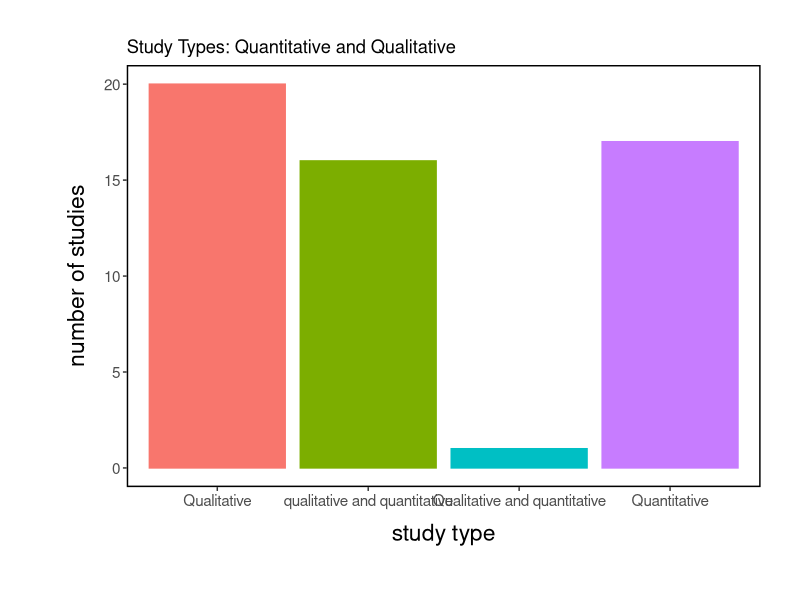
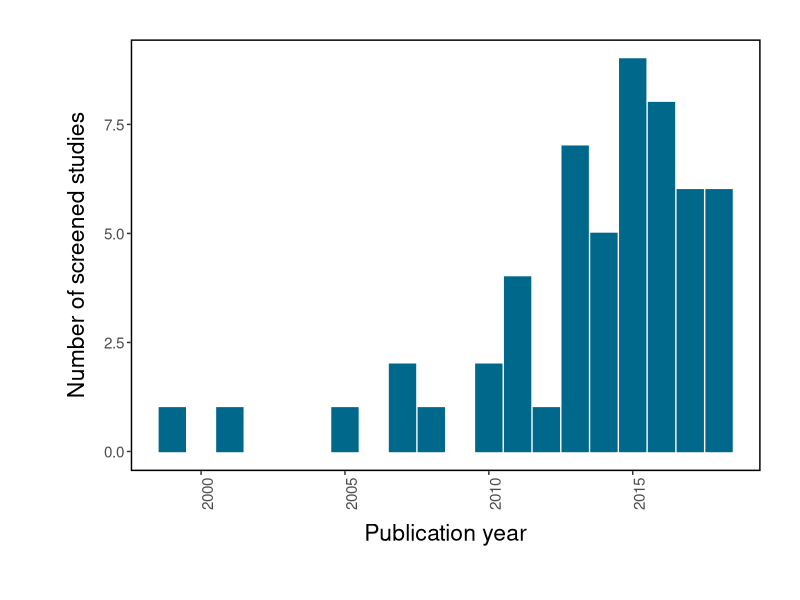
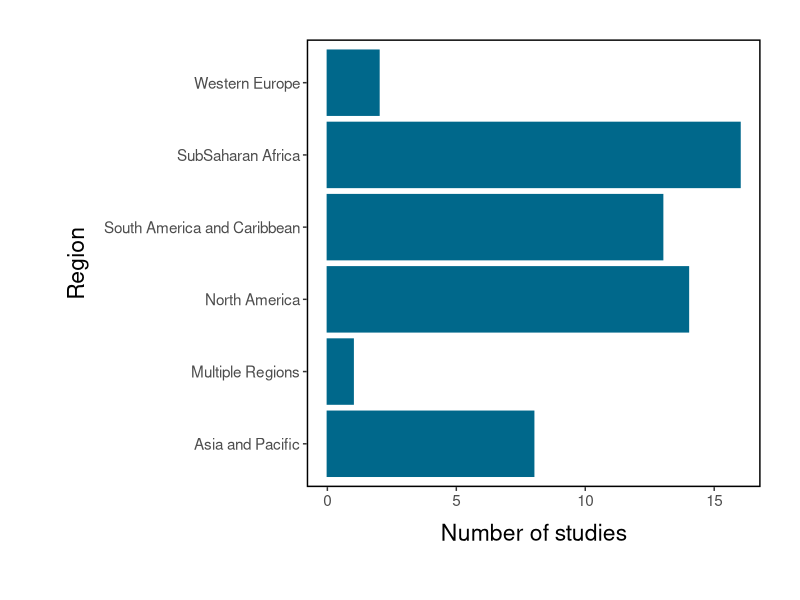
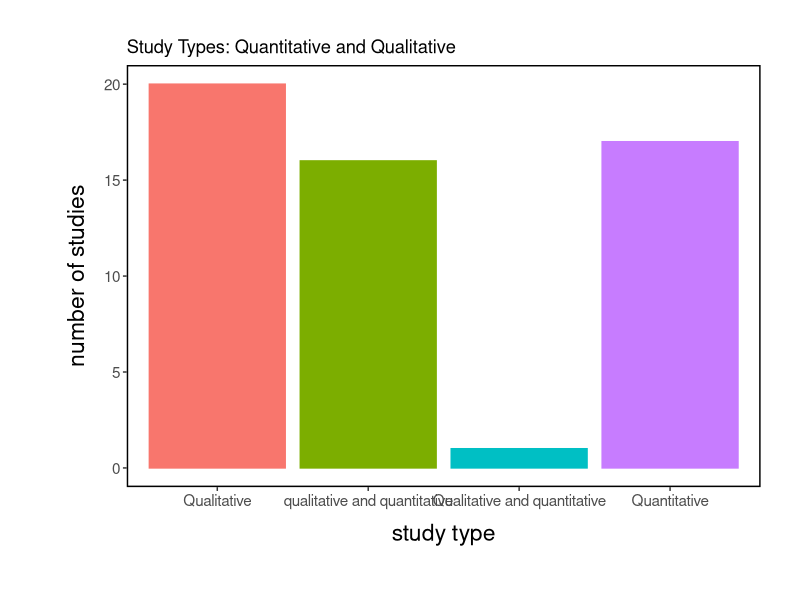
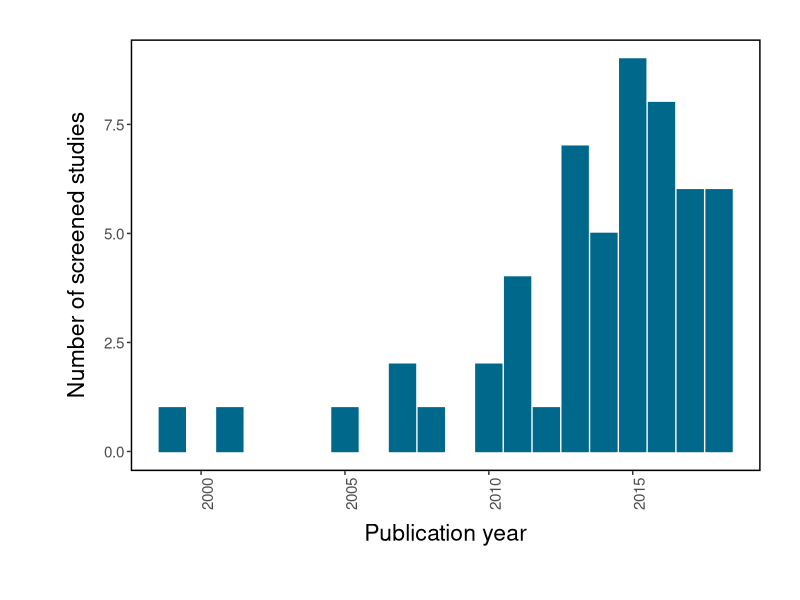
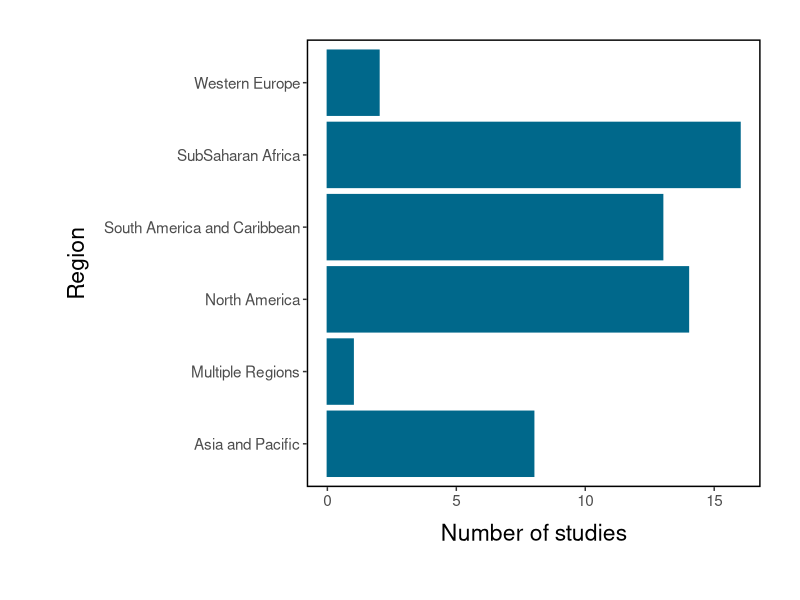

These figures' R source, in order: (Note: this script raises an error after producing the figures.)
# a system for sumarizing and graphing the rapid review of 
# the impacts of the right to food on FSN
# for the HLPE working group on agroecology
# by Devon Dampson, devonds@gmail.com

# load required packages
library(tidyverse)

# load spreadsheet of keyed literature exported to working directory as .csv from google docs, exclude bias assesment
setwd('~/Documents/FSRF FAO/HLPE/hlpe_reviews_fsv_r2f')

r2f_data <- read_csv("HLPE Right to Food Keying - R2F Keying.csv", skip = 1 ) %>%
  select(1:27) 
names(r2f_data) <- c(
  "ID",
  "key_access",
  "key_complete",
  "key_exclude",
  "title",
  "authors",
  "year",
  "pub",
  "type_peer_grey",
  "type_quant_qual",
  "type_interv_observ",
  "type_cross_case_long",
  "study_date",
  "study_location",
  "study_dev",
  "study_region",
  "study_sample_size",
  "measure_r2f",
  "measure_fsn",
  "summary_findings",
  "notes",
  "desc_intervention",
  "impact_fsn",
  "case_study",
  "causality",
  "conditionality",
  "conditionality_desc" )

head(r2f_data )
str(r2f_data )

# calculate some aditional variables related to keying/exclusion
r2f_data <- mutate(r2f_data, 
                   excluded = !is.na(key_exclude),
                   graded = !is.na(impact_fsn))
# do some cleaning
r2f_data$key_exclude[r2f_data$key_exclude == "--"] <- NA
r2f_data$conditionality[r2f_data$conditionality == "middle-range"] <- "Middle-range"
r2f_data$causality[r2f_data$causality == "causal Mechanism"] <- "Causal Mechanism"
r2f_data$causality[r2f_data$causality == "Desriptive"] <- "Desriptive"
r2f_data$causality[r2f_data$causality == "Desriptive"] <- "Desriptive"
r2f_data$causality[r2f_data$causality == "Desriptive"] <- "Descriptive"
r2f_data$type_quant_qual[r2f_data$type_quant_qual == "Qualitative"] <- "qualitative"
r2f_data$type_quant_qual[r2f_data$type_quant_qual == "qualitative"] <- "Qualitative"
r2f_data$type_quant_qual[r2f_data$type_quant_qual == "quantitative"] <- "Quantitative"
r2f_data$type_quant_qual[r2f_data$type_quant_qual == "quantitative"] <- "Quantitative"
r2f_data$type_quant_qual[r2f_data$type_quant_qual == "quantitative and qualitative"] <- "Quantitative and qualitative"
r2f_data$type_cross_case_long[r2f_data$type_cross_case_long == "case control"] <- "other"
r2f_data$study_dev[r2f_data$study_dev == "Develped"] <- "Developed"
r2f_data$study_dev[r2f_data$study_dev == "Gloobla"] <- "Developed"
r2f_data$study_dev[r2f_data$study_dev == "Develping"] <- "Developing"
r2f_data$study_dev[r2f_data$study_dev == "Develping"] <- "Developing"
r2f_data$impact_fsn[r2f_data$impact_fsn == "reverse+"] <- "=+" ###Edited MC

r2f_data <- separate(data = r2f_data, col = measure_r2f, into = c("gen_id", "gen_def"), sep = ". ", remove = FALSE) ###Edited MC
r2f_data$impact_fsn <- factor(r2f_data$impact_fsn, c("-", "0", "+", "=+")) ###Edited MC
 
str(r2f_data )


# calculate some summaries of the keying process
# how many accessed and evaluted after screening? 
nrow(r2f_data)
# how many excluded? 
nrow(r2f_data)-sum(r2f_data$graded)

# remove excluded and ungraded studies
r2f_data <- filter(r2f_data, graded == TRUE & excluded == FALSE)

# how many keyed?
sum(r2f_data$graded)

# how many quantitative/qualitative/both? 
s_type_q <-  count(r2f_data, type_quant_qual)
s_type_q
# how many intervention / observation?
s_type_int <-  count(r2f_data, type_interv_observ)
s_type_int
# how many crossectional/longitudinal?
s_type_lat <- count(r2f_data, type_cross_case_long)
s_type_lat

# how many peer reviewed / grey 
r2f_data %>%
  group_by(type_peer_grey) %>%
  summarise(type = n())

# pub date range
min(r2f_data$year)
max(r2f_data$year)

# graphs
#set color themes
my.theme=theme(axis.title.y=element_text(size=rel(1.5),margin = margin(t = 10, r = 10, b = 20, l = 20)),
               axis.title.x=element_text(size=rel(1.5),margin = margin(t = 10, r = 10, b = 10, l = 10)),
               axis.text= element_text(size = rel(1.0)),
               legend.key.size = unit(0.5, "cm"),
               legend.text = element_text(size = rel(0.7)),
               legend.background = element_rect(fill=NA, color="white"),
             legend.key = element_rect(fill = "white", color = NA),
             panel.border=element_rect(fill=NA,size=1,color="black"),
               panel.grid.major = element_blank(), panel.grid.minor = element_blank(), panel.background = element_rect(fill = "white"),
               strip.text = element_text(size = rel(1.2)),
               strip.background =  element_rect(fill = NA, colour = NA),
               plot.margin = unit(c(1,1,1,1), "cm"))

pr_color <- "deepskyblue4"



# (pie ) charts of study types?? 
ggplot(data = r2f_data) +
  geom_bar(mapping = aes(x= type_quant_qual, color = type_quant_qual, fill = type_quant_qual)) +
  labs(title = "Study Types: Quantitative and Qualitative",
       x = "study type",
       y = "number of studies") +
  theme(legend.position = "none")+my.theme
  
  ggsave("Study Types Quantitative and Qualitative_r2f.png", width = 17, height = 17, pointsize=1.5, units = "cm") 
## and so on


# graphs that charectarize the sample: studies by pub year, region

# keyed studies by year --- 
ggplot(data = r2f_data, mapping = aes(x = year)) +
  geom_bar(color = pr_color, fill = pr_color) +
  theme(axis.text.x = element_text(angle = 90)) +
  labs(
    x = "Publication year",
    y = "Number of screened studies")+my.theme
    
    ggsave("Year and Number of screened studies_r2f.png", width = 17, height = 17, pointsize=1.5, units = "cm") 




# keyed studies by region
ggplot(data = r2f_data, mapping = aes(x = study_region, color = study_region, fill = study_region, na.rm = TRUE)) +
  geom_bar(color = pr_color, fill = pr_color) +
  coord_flip() +
  theme(legend.position = "none") +
  labs(
    x = "Region",
    y = "Number of studies")+my.theme
    
ggsave("Region and Number of screened studies_r2f.png", width = 17, height = 17, pointsize=1.5, units = "cm") 


# report developed / developing
r2f_data %>%
  group_by(study_dev) %>%
  summarise(dev = n())

#calculate and chart several variables by impact on FSN 
r2f_impact <- r2f_data %>%
  count(impact_fsn) %>%
  drop_na(impact_fsn) 
colnames(r2f_impact) <- c("impact", "freq")
r2f_impact$impact <- factor(r2f_impact$impact, c("-", "0", "+", "=+"))
r2f_impact

# plot impact on FSN
ggplot(data = fsv_impact) + 
  geom_bar(mapping = aes(x = impact, y = freq), stat="identity", color=pr_color, fill=pr_color) + labs(x = "Impact on FSN",
      y = "Number of studies") + scale_x_discrete(labels = c("+"="+","-"="-", "0"="0", "=+"= "Reverse +")) +my.theme
      ggsave("Impact on FSNand Number of screened studies_r2f.png", width = 17, height = 17, pointsize=1.5, units = "cm") 



# report impact on FSN
r2f_data %>%
  group_by(impact_fsn) %>%
  summarize(impact = n())

#calculate and chart several variables by generalization logic
str(r2f_data)
r2f_gen <- r2f_data %>%
  count(measure_r2f) %>%
  drop_na(measure_r2f) 
r2f_gen
colnames(r2f_gen) <- c("gen_logic", "freq") 
r2f_gen
r2f_gen <- separate(data = r2f_gen, col = gen_logic, into = c("gen_id", "gen_def"), sep = ". ")
r2f_gen <- drop_na(r2f_gen)
r2f_gen 


ggplot(data = r2f_gen) + 
  geom_bar(mapping = aes(x = gen_id, y = freq, color=gen_id, fill=gen_id), stat="identity") +
  theme(legend.position = "none") +
  labs( x = "Right to food action",
        y = "Number of studies")+ my.theme



r2f_gen <- mutate(r2f_gen, 
                  action = str_c(gen_id, gen_def, sep = ". "))
# abreviate descriptions
r2f_gen$action[r2f_gen$gen_id == "B"] <- "B. Addressing inequities in land access and confronting land concentration"
r2f_gen$action[r2f_gen$gen_id == "C"] <- "C. Recognizing, valuing, and supporting local and traditional knowledge"
r2f_gen$action[r2f_gen$gen_id == "D"] <- "D. Increasing autonomy over production process through agroecological practices"
r2f_gen$action[r2f_gen$gen_id == "E"] <- "E. Asserting/expanding social and economic rights of producer/consumer communites"
r2f_gen$action[r2f_gen$gen_id == "E"] <- "F. Promoting gender equity" ###Edited MC


ggplot(data = r2f_gen) + 
  geom_bar(mapping = aes(x = gen_id, y = freq, color=action, fill=action), stat="identity") +
  labs( x = "Food sovereignty action",
        y = "Number of studies") + my.theme



ggplot(data = r2f_gen) + 
  geom_bar(mapping = aes(x = action, y = freq, color=action, fill=action), stat="identity") +
  labs( x = "food sovereignty action",
        y = "number of studies") + my.theme +   coord_flip() +  theme(legend.position = "none") 

# plots of impacts grouped by gen logic ###Edited MC
r2f_data$impact_fsn
str(r2f_data)
r2f_data %>%
  drop_na(gen_id) %>%
  drop_na(impact_fsn) %>%
  ggplot() +
  geom_bar(mapping = aes(x = impact_fsn, color = impact_fsn, fill = impact_fsn)) +
  facet_wrap(~gen_id, nrow = 2) +  
  scale_x_discrete(labels = c("+"="+","-"="-", "0"="0", "=+"= "Reverse +"))+
  theme(axis.text.x = element_text(angle = 90), legend.position = "none") +
  labs(x = "Impact of right to food on FSN",
       y = "Number of studies") + my.theme
ggsave("Impact of right to food on FSN by impact.png", width = 17, height = 17, pointsize=1.5, units = "cm") 
       

# proportion of + and reverse+ results
sum_impact <- r2f_data %>%
  drop_na(impact_fsn) %>%
  group_by(gen_id, impact_fsn) %>%
  summarize(impact = n())
sum_impact

impact_by_action <- sum_impact %>%
  group_by(gen_id) %>%
  summarize(total = sum(impact),
            positive = sum(impact[impact_fsn == "+"]),
            reverse_pos = sum(impact[impact_fsn == "reverse+"]))
impact_by_action <- impact_by_action %>%
  mutate(portion_pos = positive / total,
         portion_pos_or_rev = (positive + reverse_pos) / total)
impact_by_action





###Action type by region
str(r2f_data )
r2f_genSR <- r2f_data %>%
  count(measure_r2f, study_region) %>%
  drop_na(measure_r2f)   
colnames(r2f_genSR) <- c("gen_logic", "Study_region","freq") 
r2f_genSR <- separate(data = r2f_genSR, col = gen_logic, into = c("gen_id", "gen_def"), sep = ". ")
r2f_genSR <- drop_na(r2f_genSR)
r2f_genSR



cbp1 <- c("#addd8e", "olivedrab4", "black", "#2ca25f", "darkslategrey", "#2c7fb8", "grey20", "grey50")
ggplot(data = r2f_genSR) + 
  geom_bar(mapping = aes(x = gen_id, y = freq, fill=Study_region), stat="identity") +scale_fill_manual(values=cbp1, name = "Study region")+
  labs( x = "Right to food action",
        y = "Number of studies") +my.theme
  theme(legend.position = "none")
ggsave("Impact of right to food on FSN by regionr2f.png", width = 17, height = 17, pointsize=1.5, units = "cm") 




###Extra with lit- Marcela
r2f_gen2 <- r2f_data %>%
  count(measure_r2f, type_peer_grey) %>%
  drop_na(measure_r2f)   
colnames(r2f_gen2) <- c("gen_logic", "Lit_type","freq") 
r2f_gen2 <- separate(data = r2f_gen2, col = gen_logic, into = c("gen_id", "gen_def"), sep = ". ")
r2f_gen2 <- drop_na(r2f_gen2)
r2f_gen2


ggplot(data = r2f_gen2) + 
  geom_bar(mapping = aes(x = gen_id, y = freq,  fill=Lit_type), stat="identity") +scale_fill_manual(values=cbp1, name = "Type of literature")+
  labs( x = "Right to food action",
        y = "Number of studies") +my.theme
  theme(legend.position = "none")
  ggsave("Impact of right to food on FSN by lit typer2f.png", width = 17, height = 17, pointsize=1.5, units = "cm") 



#Including type of literature - Marcela

ggplot(data = r2f_gen2) + 
  geom_bar(mapping = aes(x = gen_id, y = freq,  fill=Lit_type), stat="identity") +
  labs( x = "Right to food action",
        y = "Number of studies") +my.theme+
  coord_flip() +scale_fill_manual(values=cbp1, name = "Type of literature")+  theme(legend.position = c(0.85, 0.9))
ggsave("ActiontypebyTypeLitr2f.png", width = 27, height = 13, pointsize=1.5, units = "cm") 
 


# view negitive resutls
neg <- r2f_data %>%
  filter(impact_fsn == "-") %>%
  arrange(measure_r2f)
view(neg)
# view 0 outcomes
neutral <- r2f_data %>%
  filter(impact_fsn == "0") %>%
  arrange(measure_r2f)
view(neutral)

sum_impact %>%
  group_by(gen_id) %>%
  summarize(
    portion_positive = impact[impact_fsn == "+"] / sum(impact))



# plot causaltiy and conditionality
r2f_data %>%
  drop_na(causality) %>%
  ggplot() +
  geom_bar(mapping = aes(x = causality)) +
  theme(axis.text.x = element_text(angle = 90))

r2f_data %>%
  drop_na(conditionality) %>%
  ggplot() +
  geom_bar(mapping = aes(x = conditionality)) +
  theme(axis.text.x = element_text(angle = 90))




